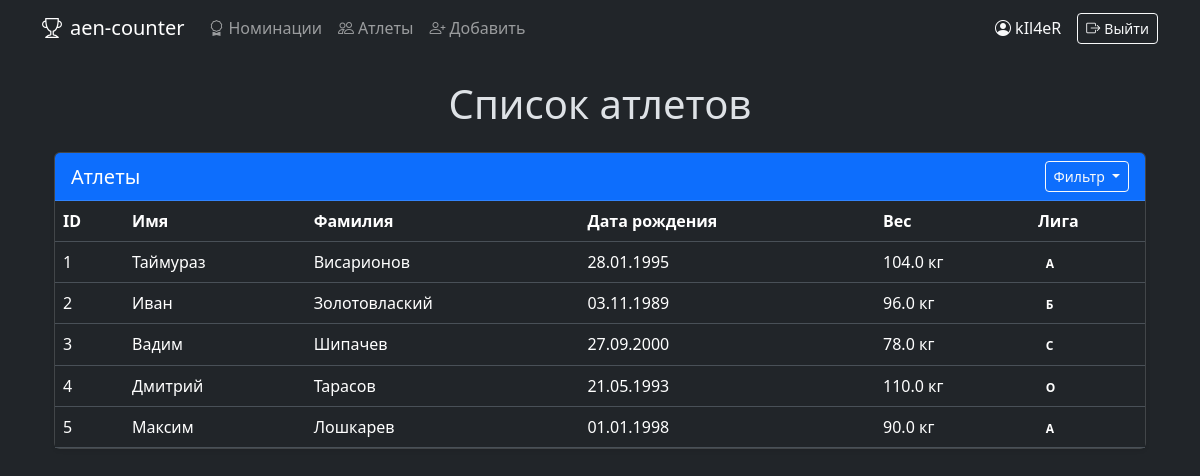
The page /athlets (signed in) on the database its author committed.
### data/users.py (models this page shows, shortened)
class User(SqlAlchemyBase, UserMixin):
    __tablename__ = 'users'
    id = sa.Column(sa.Integer, primary_key=True, autoincrement=True)
    username = sa.Column(sa.String, nullable=False, unique=True)
    hashed_password = sa.Column(sa.String, nullable=False)

### data/athletes.py (models this page shows)
class Athlete(SqlAlchemyBase):
    __tablename__ = 'athletes'
    id = sa.Column(sa.Integer, primary_key=True, autoincrement=True)
    name = sa.Column(sa.String, nullable=False)
    surname = sa.Column(sa.String, nullable=False)
    birth_date = sa.Column(sa.Date, nullable=False)
    weight = sa.Column(sa.Float)
    league = sa.Column(sa.Integer)

### main.py (the view)
@app.route('/athlets')
@login_required
def athlets():
    db_sess = db_session.create_session()
    sort_by = request.args.get('sort')
    sort_order = request.args.get('order')
    query = db_sess.query(Athlete)
    if sort_by == 'surname':
        if sort_order == 'asc':
            query = query.order_by(Athlete.surname.asc())
        else:
            query = query.order_by(Athlete.surname.desc())
    elif sort_by == 'weight':
        if sort_order == 'asc':
            query = query.order_by(Athlete.weight.asc())
        else:
            query = query.order_by(Athlete.weight.desc())
    elif sort_by == 'league':
        if sort_order == 'asc':
            query = query.order_by(Athlete.league.asc())
        else:
            query = query.order_by(Athlete.league.desc())
    athletes = query.all()
    return render_template('list_athlets.html', athletes=athletes, title='Атлеты')

### data/db_session.py (called while the page is built)
def create_session() -> Session:
    global __factory
    return __factory()

### main.py (called while the page is built)
@login_manager.user_loader
def load_user(user_id):
    db_sess = db_session.create_session()
    return db_sess.query(User).get(user_id)

### templates/list_athlets.html (shortened to what this page needs)
{% extends "base.html" %}
{% block content %}
<div class="container mt-4">
    <h1 class="text-center mb-4">Список атлетов</h1>
    <div class="card shadow-sm">
        <div class="card-header bg-primary text-white">
            <div class="d-flex justify-content-between align-items-center">
                <h5 class="mb-0">Атлеты</h5>
                <div class="dropdown">
                    <button class="btn btn-sm btn-outline-light dropdown-toggle" type="button" id="sortDropdown"
                            data-bs-toggle="dropdown" aria-expanded="false">
                        Фильтр
                    </button>
                </div>
            </div>
        </div>
        <div class="table-responsive">
            <table class="table table-hover mb-0">
                <thead class="thead-light">
                    <tr>
                        <th scope="col" class="text-nowrap">ID</th>
                        <th scope="col" class="text-nowrap">Имя</th>
                        <th scope="col" class="text-nowrap">
                            Фамилия
                        </th>
                        <th scope="col" class="text-nowrap">Дата рождения</th>
                        <th scope="col" class="text-nowrap">
                            Вес
                        </th>
                        <th scope="col" class="text-nowrap">
                            Лига
                        </th>
                    </tr>
                </thead>
                <tbody>
                    {% for athlete in athletes %}
                    <tr>
                        <td>{{ athlete.id }}</td>
                        <td>{{ athlete.name }}</td>
                        <td>{{ athlete.surname }}</td>
                        <td>{{ athlete.birth_date.strftime('%d.%m.%Y') }}</td>
                        <td>{{ athlete.weight }} кг</td>
                        <td>
                            <span class="badge
                                {% if athlete.league == 0 %}
                                {% elif athlete.league == 1 %}
                                {% elif athlete.league == 2 %}
                                {% elif athlete.league == 3 %}
                                {% endif %}">
                                {% if athlete.league == 0 %}А
                                {% elif athlete.league == 1 %}Б
                                {% elif athlete.league == 2 %}C
                                {% elif athlete.league == 3 %}О
                                {% endif %}
                            </span>
                        </td>
                    </tr>
                    {% endfor %}
                </tbody>
            </table>
        </div>
    </div>
</div>
{% endblock %}

### templates/base.html (shortened to what this page needs)
<!doctype html>
<html lang="ru" data-bs-theme="dark">
<head>
    <link href="https://cdn.jsdelivr.net/npm/bootstrap@5.3.5/dist/css/bootstrap.min.css" rel="stylesheet"
>
    <link rel="stylesheet" href="https://cdn.jsdelivr.net/npm/bootstrap-icons@1.11.1/font/bootstrap-icons.css">
</head>
<body>
<nav class="navbar navbar-expand-lg bg-dark navbar-dark mb-4">
    <div class="container">
        <a class="navbar-brand" href="/">
            <i class="bi bi-trophy me-2"></i>aen-counter
        </a>
        <div class="collapse navbar-collapse" id="navbarSupportedContent">
            <ul class="navbar-nav me-auto mb-2 mb-lg-0">
                <li class="nav-item">
                    <a class="nav-link" href="/nomination">
                        <i class="bi bi-award me-1"></i>Номинации
                    </a>
                </li>
                <li class="nav-item">
                    <a class="nav-link" href="/athlets">
                        <i class="bi bi-people me-1"></i>Атлеты
                    </a>
                </li>
                <li class="nav-item">
                    <a class="nav-link" href="/add_athlete">
                        <i class="bi bi-person-plus me-1"></i>Добавить
                    </a>
                </li>
            </ul>
            <div class="d-flex gap-2 align-items-center">
                {% if current_user.is_authenticated %}
                    <span class="text-light me-2">
                        <i class="bi bi-person-circle me-1"></i>{{ current_user.username }}
                    </span>
                    <a href="/logout" class="btn btn-outline-light btn-sm">
                        <i class="bi bi-box-arrow-right me-1"></i>Выйти
                    </a>
                {% endif %}
            </div>
        </div>
    </div>
</nav>
<div class="container">
    {% block content %}{% endblock %}
</div>
</body>
</html>

### rows shown on the page
User: username "kIl4eR"
Athlete: id "1", name "Таймураз", surname "Висарионов", birth_date "28.01.1995", weight "104.0", league "А"
Athlete: id "2", name "Иван", surname "Золотовлаский", birth_date "03.11.1989", weight "96.0", league "Б"
Athlete: id "3", name "Вадим", surname "Шипачев", birth_date "27.09.2000", weight "78.0", league "C"
Athlete: id "4", name "Дмитрий", surname "Тарасов", birth_date "21.05.1993", weight "110.0", league "О"
Athlete: id "5", name "Максим", surname "Лошкарев", birth_date "01.01.1998", weight "90.0", league "А"
